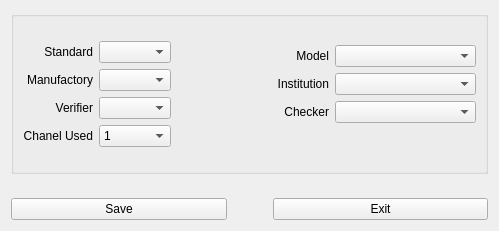
<?xml version="1.0" encoding="UTF-8"?>
<ui version="4.0">
 <class>PlaParamParamDlgClass</class>
 <widget class="QWidget" name="PlaParamParamDlgClass">
  <property name="windowModality">
   <enum>Qt::ApplicationModal</enum>
  </property>
  <property name="geometry">
   <rect>
    <x>0</x>
    <y>0</y>
    <width>499</width>
    <height>231</height>
   </rect>
  </property>
  <property name="minimumSize">
   <size>
    <width>499</width>
    <height>231</height>
   </size>
  </property>
  <property name="maximumSize">
   <size>
    <width>499</width>
    <height>231</height>
   </size>
  </property>
  <property name="windowTitle">
   <string>Parameter</string>
  </property>
  <property name="windowIcon">
   <iconset resource="../tverparam.qrc">
    <normaloff>:/tverparam/images/tverparamp_paramdlg.png</normaloff>:/tverparam/images/tverparamp_paramdlg.png</iconset>
  </property>
  <layout class="QGridLayout" name="gridLayout_5">
   <item row="0" column="0">
    <widget class="QGroupBox" name="groupBox">
     <property name="title">
      <string/>
     </property>
     <layout class="QGridLayout" name="gridLayout_4">
      <item row="0" column="0">
       <layout class="QGridLayout" name="gridLayout">
        <item row="0" column="0">
         <widget class="QLabel" name="label">
          <property name="text">
           <string>&lt;html&gt;&lt;head/&gt;&lt;body&gt;&lt;p align=&quot;right&quot;&gt;Standard&lt;/p&gt;&lt;/body&gt;&lt;/html&gt;</string>
          </property>
         </widget>
        </item>
        <item row="0" column="1">
         <widget class="QComboBox" name="cBox_stand"/>
        </item>
        <item row="1" column="0">
         <widget class="QLabel" name="label_2">
          <property name="text">
           <string>&lt;html&gt;&lt;head/&gt;&lt;body&gt;&lt;p align=&quot;right&quot;&gt;Manufactory&lt;/p&gt;&lt;/body&gt;&lt;/html&gt;</string>
          </property>
         </widget>
        </item>
        <item row="1" column="1">
         <widget class="QComboBox" name="cBox_manu"/>
        </item>
        <item row="2" column="0">
         <widget class="QLabel" name="label_6">
          <property name="text">
           <string>&lt;html&gt;&lt;head/&gt;&lt;body&gt;&lt;p align=&quot;right&quot;&gt;Verifier&lt;/p&gt;&lt;/body&gt;&lt;/html&gt;</string>
          </property>
         </widget>
        </item>
        <item row="2" column="1">
         <widget class="QComboBox" name="cBox_verifier"/>
        </item>
        <item row="3" column="0">
         <widget class="QLabel" name="label_7">
          <property name="text">
           <string>&lt;html&gt;&lt;head/&gt;&lt;body&gt;&lt;p align=&quot;right&quot;&gt;Chanel Used&lt;/p&gt;&lt;/body&gt;&lt;/html&gt;</string>
          </property>
         </widget>
        </item>
        <item row="3" column="1">
         <widget class="QComboBox" name="cBox_chanel">
          <item>
           <property name="text">
            <string>1</string>
           </property>
          </item>
          <item>
           <property name="text">
            <string>2</string>
           </property>
          </item>
         </widget>
        </item>
       </layout>
      </item>
      <item row="0" column="1">
       <spacer name="horizontalSpacer_2">
        <property name="orientation">
         <enum>Qt::Horizontal</enum>
        </property>
        <property name="sizeType">
         <enum>QSizePolicy::Fixed</enum>
        </property>
        <property name="sizeHint" stdset="0">
         <size>
          <width>10</width>
          <height>20</height>
         </size>
        </property>
       </spacer>
      </item>
      <item row="0" column="2">
       <layout class="QGridLayout" name="gridLayout_3">
        <item row="0" column="0">
         <layout class="QGridLayout" name="gridLayout_2">
          <item row="0" column="0">
           <widget class="QLabel" name="label_4">
            <property name="text">
             <string>&lt;html&gt;&lt;head/&gt;&lt;body&gt;&lt;p align=&quot;right&quot;&gt;Model&lt;/p&gt;&lt;/body&gt;&lt;/html&gt;</string>
            </property>
           </widget>
          </item>
          <item row="0" column="1">
           <widget class="QComboBox" name="cBox_model"/>
          </item>
          <item row="1" column="0">
           <widget class="QLabel" name="label_5">
            <property name="text">
             <string>&lt;html&gt;&lt;head/&gt;&lt;body&gt;&lt;p align=&quot;right&quot;&gt;Institution&lt;/p&gt;&lt;/body&gt;&lt;/html&gt;</string>
            </property>
           </widget>
          </item>
          <item row="1" column="1">
           <widget class="QComboBox" name="cBox_inst"/>
          </item>
          <item row="2" column="0">
           <widget class="QLabel" name="label_3">
            <property name="text">
             <string>&lt;html&gt;&lt;head/&gt;&lt;body&gt;&lt;p align=&quot;right&quot;&gt;Checker&lt;/p&gt;&lt;/body&gt;&lt;/html&gt;</string>
            </property>
           </widget>
          </item>
          <item row="2" column="1">
           <widget class="QComboBox" name="cBox_chk"/>
          </item>
         </layout>
        </item>
        <item row="1" column="0">
         <spacer name="horizontalSpacer">
          <property name="orientation">
           <enum>Qt::Horizontal</enum>
          </property>
          <property name="sizeHint" stdset="0">
           <size>
            <width>168</width>
            <height>20</height>
           </size>
          </property>
         </spacer>
        </item>
       </layout>
      </item>
     </layout>
    </widget>
   </item>
   <item row="1" column="0">
    <spacer name="verticalSpacer">
     <property name="orientation">
      <enum>Qt::Vertical</enum>
     </property>
     <property name="sizeType">
      <enum>QSizePolicy::Fixed</enum>
     </property>
     <property name="sizeHint" stdset="0">
      <size>
       <width>20</width>
       <height>18</height>
      </size>
     </property>
    </spacer>
   </item>
   <item row="2" column="0">
    <layout class="QHBoxLayout" name="horizontalLayout_8">
     <item>
      <widget class="QPushButton" name="btn_save">
       <property name="text">
        <string>Save</string>
       </property>
      </widget>
     </item>
     <item>
      <spacer name="horizontalSpacer_8">
       <property name="orientation">
        <enum>Qt::Horizontal</enum>
       </property>
       <property name="sizeType">
        <enum>QSizePolicy::Preferred</enum>
       </property>
       <property name="sizeHint" stdset="0">
        <size>
         <width>40</width>
         <height>20</height>
        </size>
       </property>
      </spacer>
     </item>
     <item>
      <widget class="QPushButton" name="btn_exit">
       <property name="text">
        <string>Exit</string>
       </property>
      </widget>
     </item>
    </layout>
   </item>
  </layout>
 </widget>
 <resources>
  <include location="../tverparam.qrc"/>
 </resources>
 <connections/>
</ui>
